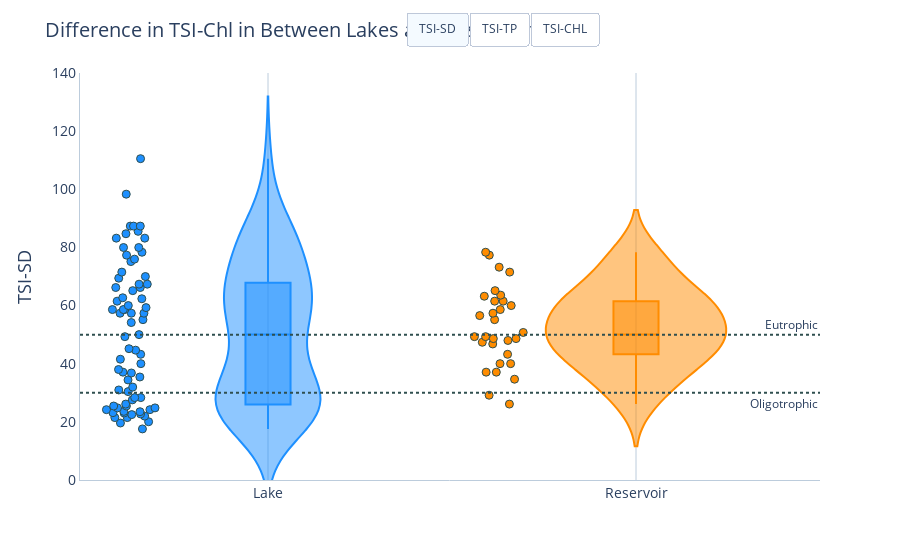

Notebook code cell kept with this figure:
### Code cell
fig6 = px.violin(data_frame=data, x='TYPE', y='TSI-SD', color='TYPE', box=True, color_discrete_sequence=colors_type, points='all', hover_name=data.index)
fig_title = 'Difference in TSI-Chl in Between Lakes and Reservoirs'
yaxis_title='TSI-SD'

apply_custom_layout(fig6, fig_title, yaxis_title, show_xspikes=False, show_legend=False)
fig5.update_traces(marker=dict(size=8,
                              line=dict(width=1,
                                        color='DarkSlateGrey')))

fig6.update_traces(marker={
    'size': 8,
    'line_width': 1,
    'line_color':'DarkSlateGrey'
    })

buttons = [dict(label=tsi,
                     method='update',
                     args=[{'y': [df_dict['Lake'][tsi], df_dict['Reservoir'][tsi]]}, {'yaxis.title': tsi}]) for tsi in tsi_list]

fig6.update_layout(
    yaxis_range=[0, 140],
    updatemenus=[
        dict(
            type="buttons",
            direction="right",
            showactive=True,
            active=0,
            x=0.7,
            y=1.15,
            buttons=buttons,
        )
    ])

fig6.add_hline(y=50, line_dash="dot", line_color='DarkSlateGrey',
              annotation_text="Eutrophic", 
              annotation_position="top right")
fig6.add_hline(y=30, line_dash="dot", line_color='DarkSlateGrey',
              annotation_text="Oligotrophic", 
              annotation_position="bottom right")

fig6.show()

### Figure 1 — Plotly figure (JSON) as saved in the notebook; plotly's stock layout.template omitted (floating-point values rounded to 4 significant figures)
{"data": [{"alignmentgroup": "True", "box": {"visible": true}, "hovertemplate": "<b>%{hovertext}</b><br><br>TYPE=%{x}<br>TSI-SD=%{y}<extra></extra>", "hovertext": ["Rodeo", "Comedero", "Mar Chiquita", "El Diamante", "Melincué", "El Carpincho", "De Gómez", "Navarro", "Las mulitas", "De Lobos", "Indio Muerto", "De Monte", "La Chilca", "Chascomús", "La Limpia", "La Tablilla", "Blanca Grande", "Alsina", "Cochicó", "Salada Grande", "Los Horcones", "Del Monte", "Dulce", "Del Venado", "Epecuén", "La Brava", "De los Padres", "De Pigüé", "De Saavedra", "La Dulce", "Urre Lauquen", "Sauce Grande", "Agrio", "Pellegrini", "Blanca ", "Aluminé", "Norquinco", "Quillén", "Huechulafquen", "Lacar", "Nahuel Huapi", "Gutierrez", "Ne Luan", "Mascardi", "Guillermo", "Steffen", "Las Chultas", "Epuyen", "Puelo", "Cholila", "Lezama", "Los Mosquitos", "Rivadavia", "Esquel", "Brechman", "Verde", "Wilimanco", "Zeta", "Largo", "Terraplén", "Futalaufquen", "Rosario", "Quichaura", "Cronometro", "Los Niños", "Pico 4", "Pico 3", "Pico 1", "La Plata", "Fontana", "Blanco", "Muster", "Colhue Huapi"], "legendgroup": "Lake", "marker": {"color": "dodgerblue", "line": {"color": "DarkSlateGrey", "width": 1}, "size": 8}, "name": "Lake", "offsetgroup": "Lake", "orientation": "v", "points": "all", "scalegroup": "True", "showlegend": true, "type": "violin", "x": ["Lake", "Lake", "Lake", "Lake", "Lake", "Lake", "Lake", "Lake", "Lake", "Lake", "Lake", "Lake", "Lake", "Lake", "Lake", "Lake", "Lake", "Lake", "Lake", "Lake", "Lake", "Lake", "Lake", "Lake", "Lake", "Lake", "Lake", "Lake", "Lake", "Lake", "Lake", "Lake", "Lake", "Lake", "Lake", "Lake", "Lake", "Lake", "Lake", "Lake", "Lake", "Lake", "Lake", "Lake", "Lake", "Lake", "Lake", "Lake", "Lake", "Lake", "Lake", "Lake", "Lake", "Lake", "Lake", "Lake", "Lake", "Lake", "Lake", "Lake", "Lake", "Lake", "Lake", "Lake", "Lake", "Lake", "Lake", "Lake", "Lake", "Lake", "Lake", "Lake", "Lake"], "x0": " ", "xaxis": "x", "y": [62.34, 57.37, 58.63, 37.1, 87.34, 67.36, 84.71, 85.53, 66.21, 79.98, 60, 65.14, 59.3, 87.34, 87.34, 49.31, 83.19, 77.35, 71.51, 38.01, 66.21, 69.99, 79.98, 78.34, 83.19, 55.15, 44.66, 75.98, 69.42, 58.63, 62.69, 75.13, 28.34, 50.01, 35.43, 22.71, 30.4, 19.6, 30.97, 21.47, 23.6, 26.12, 67.36, 27.56, 25.45, 23.04, 28.34, 17.57, 31.96, 24.81, 20.05, 61.52, 24.81, 45.16, 54.16, 25.45, 40.02, 41.54, 22.5, 58.63, 21.97, 34.42, 36.81, 57.37, 24.19, 24.19, 43.24, 23.15, 23.49, 21.47, 110.5, 57.37, 98.32], "y0": " ", "yaxis": "y"}, {"alignmentgroup": "True", "box": {"visible": true}, "hovertemplate": "<b>%{hovertext}</b><br><br>TYPE=%{x}<br>TSI-SD=%{y}<extra></extra>", "hovertext": ["La Ciénaga", "Las Maderas", "Campo Alegre", "Cabra Corral", "El Cadillal", "Río Hondo", "Sumampa", "las Pirquitas", "Los Sauces", "Anzulón", "Portezuelo", "Cruz del Eje", "Saladillo", "San Roque", "Ullum", "La Viña", "Los Molinos", "Río Tercero", "San Felipe", "La Florida", "El Carrizal", "Agua del Toro", "Los Reyunos", "Valle Grande", "El Nihuil", "Marri Menuco", "Los Barreales", "Ramos Mexía", "Amutui Quimen", "Ameghino"], "legendgroup": "Reservoir", "marker": {"color": "darkorange", "line": {"color": "DarkSlateGrey", "width": 1}, "size": 8}, "name": "Reservoir", "offsetgroup": "Reservoir", "orientation": "v", "points": "all", "scalegroup": "True", "showlegend": true, "type": "violin", "x": ["Reservoir", "Reservoir", "Reservoir", "Reservoir", "Reservoir", "Reservoir", "Reservoir", "Reservoir", "Reservoir", "Reservoir", "Reservoir", "Reservoir", "Reservoir", "Reservoir", "Reservoir", "Reservoir", "Reservoir", "Reservoir", "Reservoir", "Reservoir", "Reservoir", "Reservoir", "Reservoir", "Reservoir", "Reservoir", "Reservoir", "Reservoir", "Reservoir", "Reservoir", "Reservoir"], "x0": " ", "xaxis": "x", "y": [60, 55.15, 57.37, 49.31, 71.51, 73.2, 61.52, 63.58, 65.14, 78.34, 63.22, 58.63, 77.35, 47.38, 56.56, 48.64, 48.0, 46.8, 61.52, 43.24, 50.75, 37.1, 40.02, 37.1, 34.67, 29.16, 49.31, 40.02, 26.12, 48.64], "y0": " ", "yaxis": "y"}], "layout": {"annotations": [{"showarrow": false, "text": "Eutrophic", "x": 1, "xanchor": "right", "xref": "x domain", "y": 50, "yanchor": "bottom", "yref": "y"}, {"showarrow": false, "text": "Oligotrophic", "x": 1, "xanchor": "right", "xref": "x domain", "y": 30, "yanchor": "top", "yref": "y"}], "autosize": true, "font": {"family": "Open Sans"}, "hoverdistance": 1, "hovermode": "x", "legend": {"font": {"size": 16}, "orientation": "h", "title": {"text": "Legend"}, "tracegroupgap": 0, "x": 1, "xanchor": "right", "y": 1.02, "yanchor": "bottom"}, "margin": {"t": 60}, "plot_bgcolor": "#FFFFFF", "shapes": [{"line": {"color": "DarkSlateGrey", "dash": "dot"}, "type": "line", "x0": 0, "x1": 1, "xref": "x domain", "y0": 50, "y1": 50, "yref": "y"}, {"line": {"color": "DarkSlateGrey", "dash": "dot"}, "type": "line", "x0": 0, "x1": 1, "xref": "x domain", "y0": 30, "y1": 30, "yref": "y"}], "showlegend": false, "spikedistance": 1000, "title": {"font": {"size": 20}, "text": "Difference in TSI-Chl in Between Lakes and Reservoirs"}, "updatemenus": [{"active": 0, "buttons": [{"args": [{"y": [[62.34, 57.37, 58.63, 37.1, 87.34, 67.36, 84.71, 85.53, 66.21, 79.98, 60, 65.14, 59.3, 87.34, 87.34, 49.31, 83.19, 77.35, 71.51, 38.01, 66.21, 69.99, 79.98, 78.34, 83.19, 55.15, 44.66, 75.98, 69.42, 58.63, 62.69, 75.13, 28.34, 50.01, 35.43, 22.71, 30.4, 19.6, 30.97, 21.47, 23.6, 26.12, 67.36, 27.56, 25.45, 23.04, 28.34, 17.57, 31.96, 24.81, 20.05, 61.52, 24.81, 45.16, 54.16, 25.45, 40.02, 41.54, 22.5, 58.63, 21.97, 34.42, 36.81, 57.37, 24.19, 24.19, 43.24, 23.15, 23.49, 21.47, 110.5, 57.37, 98.32], [60, 55.15, 57.37, 49.31, 71.51, 73.2, 61.52, 63.58, 65.14, 78.34, 63.22, 58.63, 77.35, 47.38, 56.56, 48.64, 48.0, 46.8, 61.52, 43.24, 50.75, 37.1, 40.02, 37.1, 34.67, 29.16, 49.31, 40.02, 26.12, 48.64]]}, {"yaxis.title": "TSI-SD"}], "label": "TSI-SD", "method": "update"}, {"args": [{"y": [[43.2, 45.83, 68.38, 38.73, 133.6, 107.4, 107.0, 88.62, 70.84, 85.66, 73.06, 83.48, 67.52, 82.57, 105.6, 49.36, 83.77, 81.05, 79.11, 61.4, 84.56, 77.06, 90.47, 92.44, 110.6, 79.66, 73.66, 74.0, 65.82, 50.57, 56.6, 83.54, 83.06, 49.98, 70.84, 19.99, 27.36, 19.99, 42.21, 24.14, 24.14, 14.15, 65.0, 19.99, 24.14, 19.99, 35.83, 4.15, 19.99, 35.83, 24.14, 53.2, 19.99, 66.21, 58.39, 24.14, 50.57, 69.35, 32.21, 53.2, 14.15, 47.35, 56.6, 86.11, 29.99, 35.83, 54.57, 35.83, 29.99, 29.99, 110.1, 53.2, 96.58], [50.57, 49.36, 62.7, 44.13, 62.95, 87.42, 61.67, 58.72, 68.38, 93.09, 67.16, 48.72, 87.33, 52.2, 45.0, 50.57, 51.13, 49.98, 57.7, 43.2, 41.14, 27.36, 35.83, 35.83, 45.83, 24.14, 35.83, 35.83, 19.99, 58.39]]}, {"yaxis.title": "TSI-TP"}], "label": "TSI-TP", "method": "update"}, {"args": [{"y": [[57.42, 61.14, 66.41, 26.67, 47.67, 73.88, 89.51, 76.95, 61.82, 80.76, 55.46, 66.93, 56.13, 70.31, 51.71, 37.4, 71.91, 77.63, 75.6, 35.21, 57.61, 74.63, 77.16, 79.97, 69.98, 50.88, 42.31, 68.31, 61.69, 55.61, 50.5, 66.26, 25.75, 56.56, 34.11, 19.11, 22.32, 18.46, 27.65, 20.85, 21.85, 21.36, 61.69, 15.75, 24.74, 15.29, 26.96, 12.62, 16.18, 19.72, 27.65, 69.75, 20.3, 44.44, 54.98, 26.82, 49.97, 49.11, 23.6, 60.04, 23.8, 35.75, 31.53, 52.79, 23.19, 36.42, 40.7, 29.78, 17.39, 18.11, 73.31, 49.83, 58.39], [50.23, 55.99, 61.65, 49.83, 43.7, 53.57, 62.02, 57.42, 66.13, 44.2, 62.22, 47.5, 83.43, 52.15, 29.89, 49.26, 56.56, 59.22, 69.13, 43.7, 45.99, 31.62, 34.25, 32.06, 33.17, 26.52, 35.98, 38.15, 26.82, 38.2]]}, {"yaxis.title": "TSI-CHL"}], "label": "TSI-CHL", "method": "update"}], "direction": "right", "showactive": true, "type": "buttons", "x": 0.7, "y": 1.15}], "violinmode": "overlay", "xaxis": {"anchor": "y", "categoryarray": ["Lake", "Reservoir"], "categoryorder": "array", "domain": [0, 1], "gridcolor": "#BCCCDC", "linecolor": "#BCCCDC", "minor": {"dtick": "M3", "showgrid": true, "ticks": "inside"}, "showgrid": true, "showspikes": false, "spikecolor": "#999999", "spikedash": "dot", "spikemode": "across", "spikethickness": 2, "tickfont": {"size": 14}, "title": {"font": {"size": 18}}}, "yaxis": {"anchor": "x", "domain": [0, 1], "gridcolor": "#BCCCDC", "linecolor": "#BCCCDC", "range": [0, 140], "showgrid": false, "tickfont": {"size": 14}, "title": {"font": {"size": 18}, "text": "TSI-SD"}}}}
